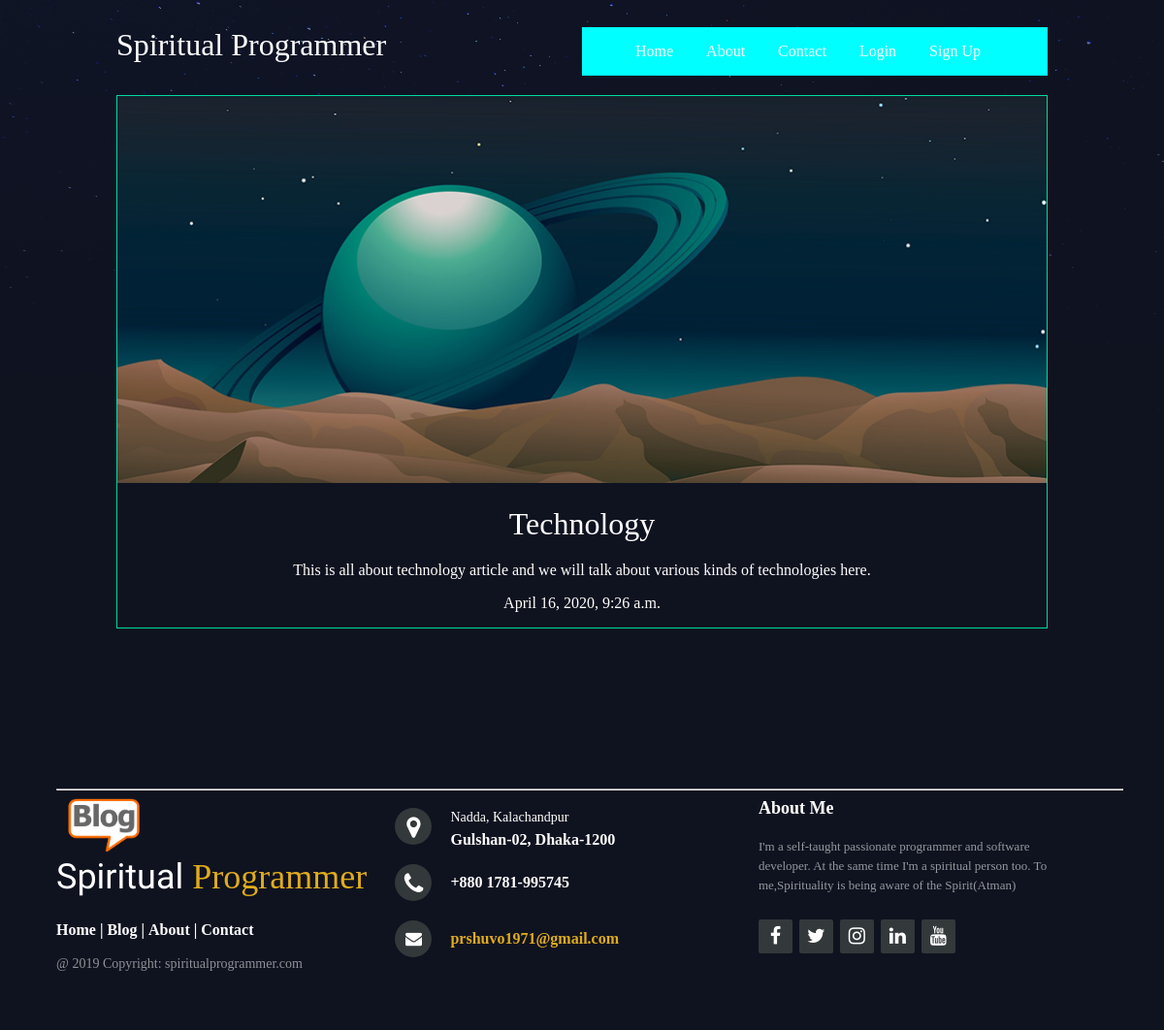
The app's page /articles/technology/ with its own data.
### articles/models.py (models this page shows, shortened)
class Article(models.Model):
    author = models.ForeignKey(User, on_delete=models.CASCADE, default=None)
    title = models.CharField(max_length=100)
    slug = models.SlugField()
    body = models.TextField()
    date = models.DateTimeField(auto_now_add=True)
    thumb = models.ImageField(default='default.png', blank=True)
    objects = models.Manager()

### articles/views.py (the view)
# urls.py: url(r'^(?P<slug>[\w-]+)/$', views.article_detail,name="detail")
def article_detail(request, slug):
  detailed_article = Article.objects.get(slug=slug)
  return render(request, 'articles/article_detail.html', {'article2': detailed_article})

### articles/templates/articles/article_detail.html
{% extends 'base_layout.html' %}
{% block content %}
<div class="article-detail">
  <div class="article">
    <img src="{{ article2.thumb.url }}" />
    <h2>{{ article2.title }}</h2>
    <p>{{ article2.body }}</p>
    <p>{{ article2.date }}</p>
  </div>
</div>
{% endblock %}

### assets/styles.css (style rules this page uses)
body { background-color: #0f121f; background-image: url(stars.png); background-repeat: no-repeat; color: #fff; }
body * { font-family: Ubuntu; }
h1, h2, h3, h4, h5 { font-weight: normal; margin: 0; }
.article { padding: 10px; border: 1px solid #00dba0; position: relative; padding-bottom: 40px; }
.article h2 { font-size: 1.2em }
.article-detail .article { padding: 0; }
.article-detail .article img { max-width: 100%; }
.article-detail .article h2 { text-align: center; margin: 20px auto; font-size: 2em; }
.article-detail .article p { text-align: center; }

### records on screen
Article: thumb (placeholder picture), title "Technology", body "This is all about technology article and we will talk about various kinds of technologies here.", date "April 16, 2020, 9:26 a.m."
